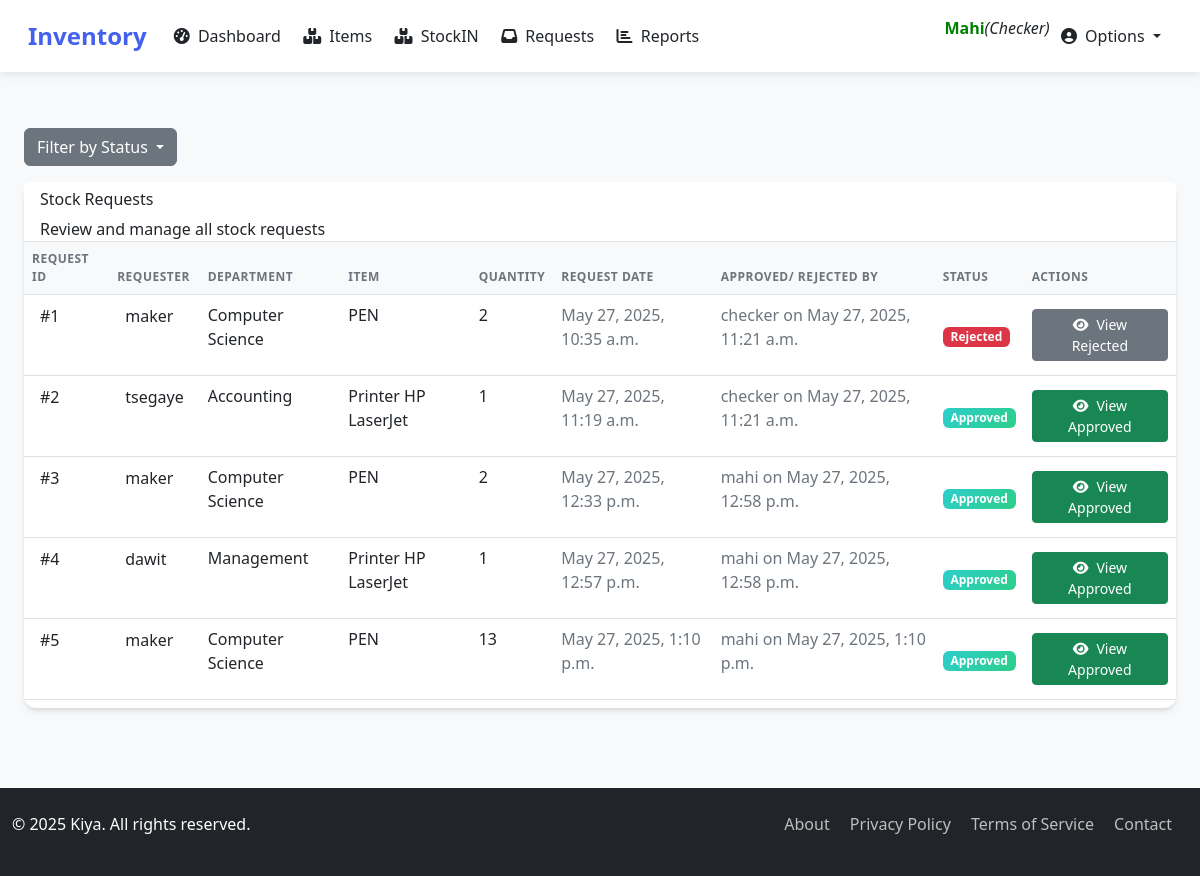
/checker_request/ (signed in), run on the app's committed database.
### under/models.py (models this page shows, shortened)
class StockRequest(models.Model):
    STATUS_CHOICES = [
        ('Pending', 'Pending'),
        ('Approved', 'Approved'),
        ('Partially Approved', 'Partially Approved'),
        ('Rejected', 'Rejected'),
        ('Fulfilled', 'Fulfilled'),
    ]
    request_id = models.CharField(max_length=36, unique=True, blank=True, editable=False)
    department_user = models.ForeignKey(User, on_delete=models.CASCADE)
    department = models.ForeignKey('Department', on_delete=models.SET_NULL, null=True)
    item = models.ForeignKey('Item', on_delete=models.CASCADE)
    requested_quantity = models.PositiveIntegerField()
    reason = models.TextField(blank=True)
    request_date = models.DateTimeField(auto_now_add=True)
    status = models.CharField(max_length=20, choices=STATUS_CHOICES, default='Pending')
    approved_by = models.ForeignKey(User, on_delete=models.SET_NULL, null=True, blank=True, related_name='approved_requests')
    approved_quantity = models.PositiveIntegerField(null=True, blank=True)
    admin_remarks = models.TextField(blank=True, null=True)
    approved_date = models.DateTimeField(null=True, blank=True)
    is_viewed_by_maker = models.BooleanField(default=False)

class Department(models.Model):
    name = models.CharField(max_length=100, unique=True)
    description = models.TextField(blank=True, null=True)
    def __str__(self):
        return self.name

class Item(models.Model):
    name = models.CharField(max_length=100)
    product_number   = models.CharField(max_length=100, unique=True)
    description = models.TextField()
    category = models.ForeignKey('Category', on_delete=models.SET_NULL, null=True)
    quantity_in_stock = models.PositiveIntegerField(default=0)
    image = models.ImageField(upload_to='product_images/', blank=True, null=True)
    unit_price = models.DecimalField(max_digits=10, decimal_places=2)
    def __str__(self):
        return self.name

### under/views.py (the view)
# urls.py: path('checker_request/', views.checker_request, name='checker_requests'),
@user_passes_test(is_checker)
def checker_request(request):
    stock_requests = StockRequest.objects.all()
    status = request.GET.get('status')  # Get the status from the query parameter
    if status:
        stock_requests = StockRequest.objects.filter(status__iexact=status)
    else:
        stock_requests = StockRequest.objects.all()
    context = {
        'stock_requests': stock_requests,
    }
    return render(request, 'checker/checker_request.html', context)

### under/context_processors.py (called while the page is built)
def pending_requests_count(request):
    if request.user.is_authenticated :  # Adjust based on your user model
        count = StockRequest.objects.filter(status='Pending').count()
        return {'pending_requests_count': count}
    return {'pending_requests_count': 0}

### under/views.py (called while the page is built)
def is_checker(user):
    return user.groups.filter(name='checker').exists()

### under/templates/checker/checker_request.html (shortened to what this page needs)
{% extends 'checker/base.html' %}
{% block content %}
<div class="container-fluid py-4">
    <div class="mb-3">
        <div class="dropdown">
            <button class="btn btn-secondary dropdown-toggle" type="button" id="statusDropdown" data-bs-toggle="dropdown" aria-expanded="false">
                Filter by Status
            </button>
        </div>
    </div>
    <div class="row">
        <div class="col-12">
            <div class="card mb-4">
                <div class="card-header pb-0">
                    <h6>Stock Requests</h6>
                    <p class="text-sm mb-0">Review and manage all stock requests</p>
                </div>
                <div class="card-body px-0 pt-0 pb-2">
                    <div class="table-responsive p-0">
                        <table class="table align-items-center mb-0">
                            <thead>
                                <tr>
                                    <th class="text-uppercase text-secondary text-xxs font-weight-bolder opacity-7">Request ID</th>
                                    <th class="text-uppercase text-secondary text-xxs font-weight-bolder opacity-7">Requester</th>
                                    <th class="text-uppercase text-secondary text-xxs font-weight-bolder opacity-7">Department</th>
                                    <th class="text-uppercase text-secondary text-xxs font-weight-bolder opacity-7">Item</th>
                                    <th class="text-uppercase text-secondary text-xxs font-weight-bolder opacity-7">Quantity</th>
                                    <th class="text-uppercase text-secondary text-xxs font-weight-bolder opacity-7">Request Date</th>
                                    <th class="text-uppercase text-secondary text-xxs font-weight-bolder opacity-7">Approved/ Rejected  By</th>
                                    <th class="text-uppercase text-secondary text-xxs font-weight-bolder opacity-7">Status</th>
                                    <th class="text-uppercase text-secondary text-xxs font-weight-bolder opacity-7">Actions</th>
                                </tr>
                            </thead>
                            <tbody>
                                {% for request in stock_requests %}
                                <tr>
                                    <td>
                                        <div class="d-flex px-2 py-1">
                                            <div class="d-flex flex-column justify-content-center">
                                                <h6 class="mb-0 text-sm">#{{ request.id }}</h6>
                                            </div>
                                        </div>
                                    </td>
                                    <td>
                                        <div class="d-flex px-2 py-1">
                                            <div class="d-flex flex-column justify-content-center">
                                                <h6 class="mb-0 text-sm">{{ request.department_user }}</h6>
                                            </div>
                                        </div>
                                    </td>
                                    <td><p class="text-xs font-weight-bold mb-0">{{ request.department }}</p></td>
                                    <td><p class="text-xs font-weight-bold mb-0">{{ request.item }}</p></td>
                                    <td><p class="text-xs font-weight-bold mb-0">{{ request.requested_quantity }}</p></td>
                                    <td><span class="text-secondary text-xs font-weight-bold">{{ request.request_date}}</span></td>
                                    <td><p class="text-secondary text-xs font-weight-bold">{{ request.approved_by }} on {{ request.approved_date }}</p></td>
                                    <td class="align-middle">
                                        {% if request.status == 'Approved' %}
                                            <span class="badge badge-sm bg-gradient-success">Approved</span>
                                        {% elif request.status == 'Rejected' %}
                                            <span class="badge badge-sm bg-danger">Rejected</span>
                                        {% elif request.status == 'Pending' %}
                                            <span class="badge badge-sm bg-gradient-warning">Pending</span>
                                        {% elif request.status == 'Fulfilled' %}
                                            <span class="badge badge-sm bg-gradient-info">Fulfilled</span>
                                        {% else %}
                                            <span class="badge badge-sm bg-gradient-secondary">Unknown</span>
                                        {% endif %}
                                    </td>
                                    <td class="align-middle">
                                        {% if request.status == 'Pending' %}
                                            <a href="{% url 'viewitems' request.id %}" class="btn btn-sm btn-primary px-3 mb-0">
                                                <i class="fas fa-check me-2"></i>View
                                            </a>
                                        {% elif request.status == 'Approved' %}
                                            <a href="{% url 'view_approved' request.id %}" class="btn btn-sm btn-success px-3 mb-0">
                                                <i class="fas fa-eye me-2"></i>View Approved
                                            </a>
                                        {% else %}
                                            <a href="{% url 'view_rejected' request.id %}" class="btn btn-sm btn-secondary px-3 mb-0">
                                                <i class="fas fa-eye me-2"></i>View Rejected
                                            </a>
                                        {% endif %}
                                    </td>
                                </tr>
                                {% empty %}
                                <tr>
                                    <td colspan="8" class="text-center py-4">No stock requests found</td>
                                </tr>
                                {% endfor %}
                            </tbody>
                        </table>
                    </div>
                </div>
            </div>
        </div>
    </div>
</div>
{% endblock %}

### under/templates/checker/base.html (shortened to what this page needs)
<!DOCTYPE html>
<html lang="en">
<head>
      <link rel="stylesheet" href="https://cdnjs.cloudflare.com/ajax/libs/font-awesome/6.0.0-beta3/css/all.min.css">
    <link href="https://cdn.jsdelivr.net/npm/bootstrap@5.3.0/dist/css/bootstrap.min.css" rel="stylesheet">
</head>
<body>
    <nav class="navbar navbar-expand-lg navbar-light sticky-top">
        <div class="container">
            <a class="navbar-brand" href="/">Inventory</a>
            <div class="collapse navbar-collapse" id="navbarNav">
                <ul class="navbar-nav me-auto">
                    <li class="nav-item">
                        <a class="nav-link {% if request.path == '/dashboard' %}active{% endif %}" href="{% url 'dashboard_checker' %}">
                            <i class="fas fa-tachometer-alt me-1"></i> Dashboard
                        </a>
                    </li>
                    <li class="nav-item">
                        <a class="nav-link {% if request.path == '/items' %}active{% endif %}" href="{% url 'item_list_checker' %}">
                            <i class="fas fa-boxes me-1"></i> Items
                        </a>
                    </li>
                    <li class="nav-item">
                        <a class="nav-link {% if request.path == '/items' %}active{% endif %}" href="{% url 'stockin_checker' %}">
                            <i class="fas fa-boxes me-1"></i> StockIN
                        </a>
                    </li>
                    <li class="nav-item">
    <a class="nav-link {% if request.path == '/items' %}active{% endif %}" href="{% url 'checker_requests' %}">
        <i class="fas fa-inbox me-1"></i> Requests
    </a>
</li>
                    <li class="nav-item">
                        <a class="nav-link {% if request.path == '/reports' %}active{% endif %}" href="#">
                            <i class="fas fa-chart-bar me-1"></i> Reports
                        </a>
                    </li>
                </ul>
                <ul class="navbar-nav">
                    <p style="color:green; font-weight:bold;">{{ request.user | title }}</p> <i>(Checker)</i>
                    <li class="nav-item dropdown">
                        <a class="nav-link dropdown-toggle" href="#" id="navbarDropdown" role="button" data-bs-toggle="dropdown">
                            <i class="fas fa-user-circle me-1"></i> Options
                        </a>
                    </li>
                </ul>
            </div>
        </div>
    </nav>
    <main class="content">
        <div class="container">
            {% block content %}{% endblock %}
        </div>
    </main>
    <footer>
        <div class="container">
            <div class="row">
                <div class="col-md-6">
                    <p>&copy; 2025 Kiya. All rights reserved.</p>
                </div>
                <div class="col-md-6 text-md-end">
                    <div class="footer-links">
                        <a href="/about">About</a>
                        <a href="/privacy">Privacy Policy</a>
                        <a href="/terms">Terms of Service</a>
                        <a href="/contact">Contact</a>
                    </div>
                </div>
            </div>
        </div>
    </footer>
</body>
</html>

### under/templates/checker/base.html (style rules this page uses)
:root { --primary: #4361ee; --primary-dark: #3a56d4; --light: #f8f9fa; --dark: #212529; }
body { font-family: 'Segoe UI', Tahoma, Geneva, Verdana, sans-serif; display: flex; flex-direction: column; min-height: 100vh; background-color: #f8f9fa; }
.navbar { background-color: white; box-shadow: 0 2px 10px rgba(0, 0, 0, 0.1); padding: 0.8rem 1rem; }
.navbar-brand { font-weight: 700; color: var(--primary); font-size: 1.5rem; }
.nav-link { font-weight: 500; color: var(--dark); padding: 0.5rem 1rem; margin: 0 0.2rem; border-radius: 5px; transition: all 0.3s; position: relative; }
.content { flex: 1; padding: 2rem 0; }
footer { background-color: var(--dark); color: white; padding: 1.5rem 0; margin-top: auto; }
.footer-links a { color: rgba(255, 255, 255, 0.7); text-decoration: none; margin-right: 1rem; transition: color 0.3s; }
.container { max-width: 1900px; }
.nav-item { position: relative; }

### under/templates/checker/checker_request.html (style rules this page uses)
.card { border: none; border-radius: 12px; box-shadow: 0 4px 6px -1px rgba(0, 0, 0, 0.1), 0 2px 4px -1px rgba(0, 0, 0, 0.06); }
.card-header { background-color: #fff; border-bottom: 1px solid rgba(0, 0, 0, 0.1); }
.table thead th { font-size: 0.75rem; letter-spacing: 0.5px; text-transform: uppercase; background-color: #f8f9fa; }
.badge-sm { padding: 0.35em 0.65em; font-size: 0.75em; line-height: 1; font-weight: 600; }
.bg-gradient-success { background: linear-gradient(310deg, #2dce89 0%, #2dcecc 100%); }

### data on the page
StockRequest: id "1", department_user "maker", department "Computer Science", item "PEN", requested_quantity "2", request_date "May 27, 2025, 10:35 a.m.", approved_by "checker", approved_date "May 27, 2025, 11:21 a.m.", status "Rejected"
StockRequest: id "2", department_user "tsegaye", department "Accounting", item "Printer HP LaserJet", requested_quantity "1", request_date "May 27, 2025, 11:19 a.m.", approved_by "checker", approved_date "May 27, 2025, 11:21 a.m.", status "Approved"
StockRequest: id "3", department_user "maker", department "Computer Science", item "PEN", requested_quantity "2", request_date "May 27, 2025, 12:33 p.m.", approved_by "mahi", approved_date "May 27, 2025, 12:58 p.m.", status "Approved"
StockRequest: id "4", department_user "dawit", department "Management", item "Printer HP LaserJet", requested_quantity "1", request_date "May 27, 2025, 12:57 p.m.", approved_by "mahi", approved_date "May 27, 2025, 12:58 p.m.", status "Approved"
StockRequest: id "5", department_user "maker", department "Computer Science", item "PEN", requested_quantity "13", request_date "May 27, 2025, 1:10 p.m.", approved_by "mahi", approved_date "May 27, 2025, 1:10 p.m.", status "Approved"

### other printed values
{{ request.user | title }} "Mahi"
